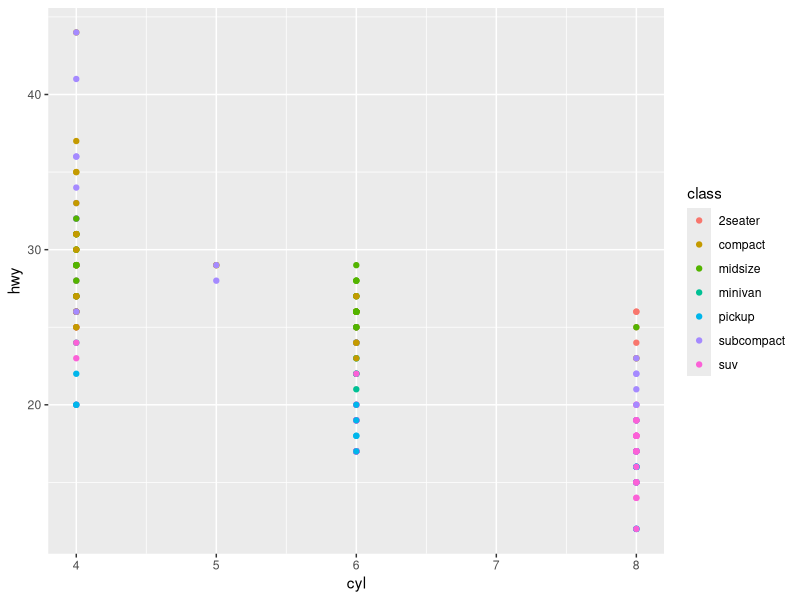
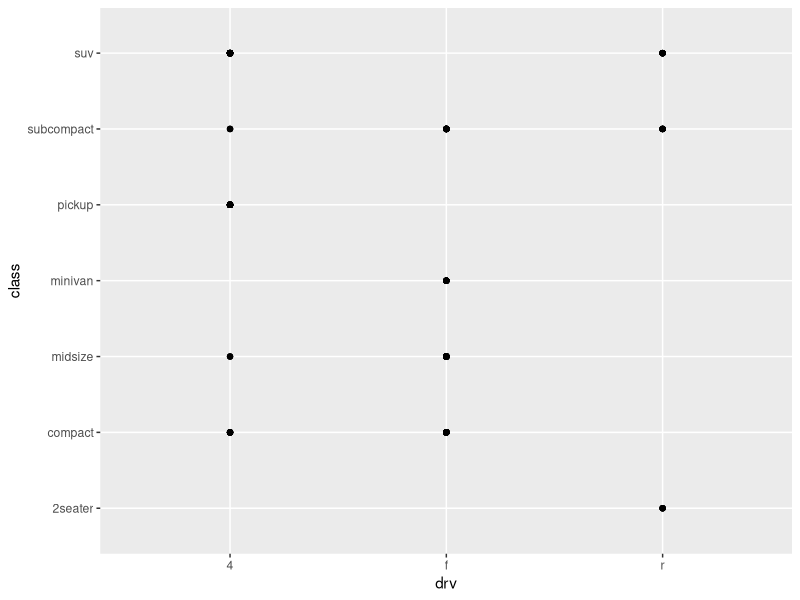
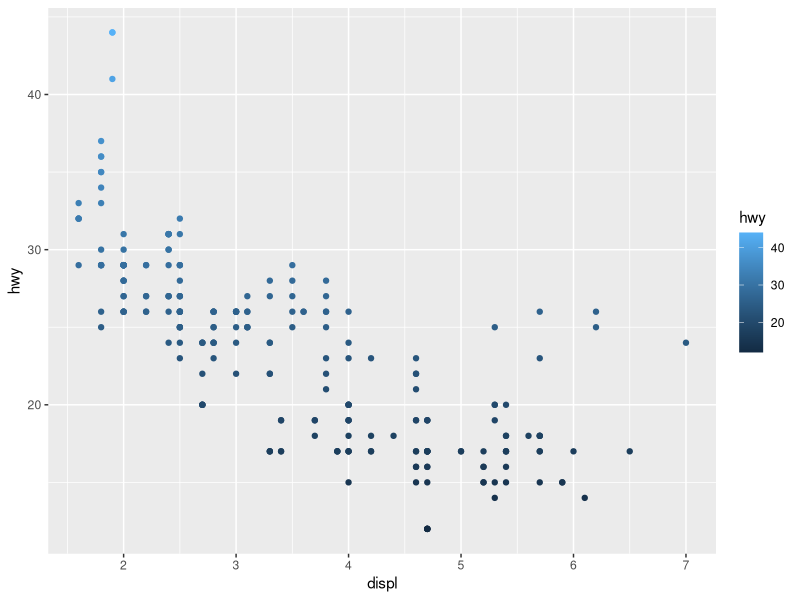
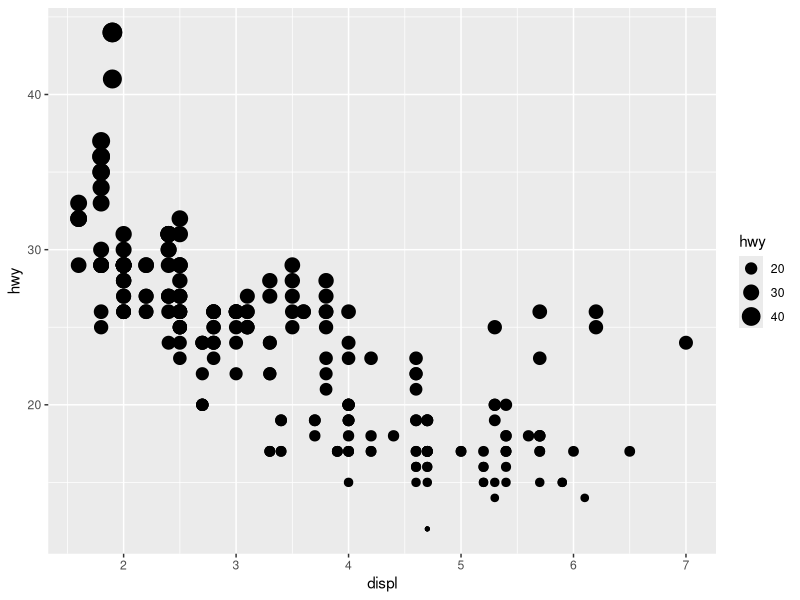
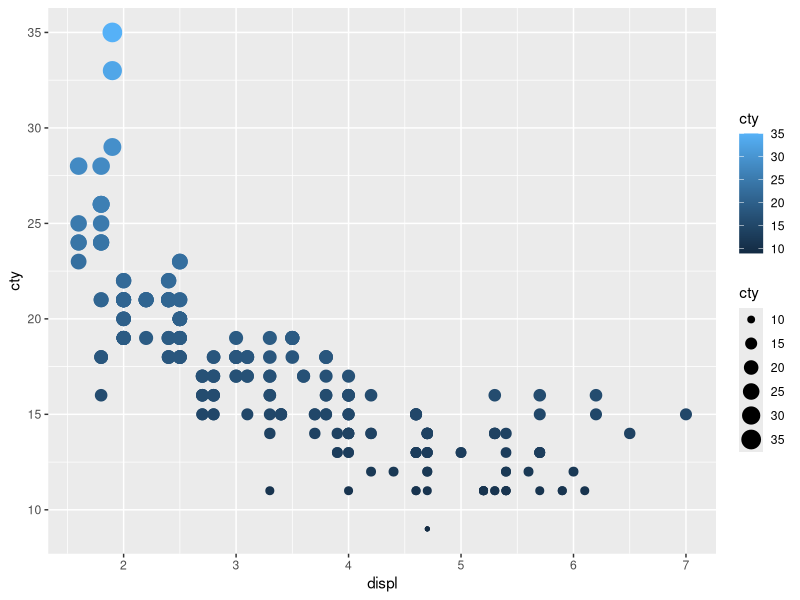
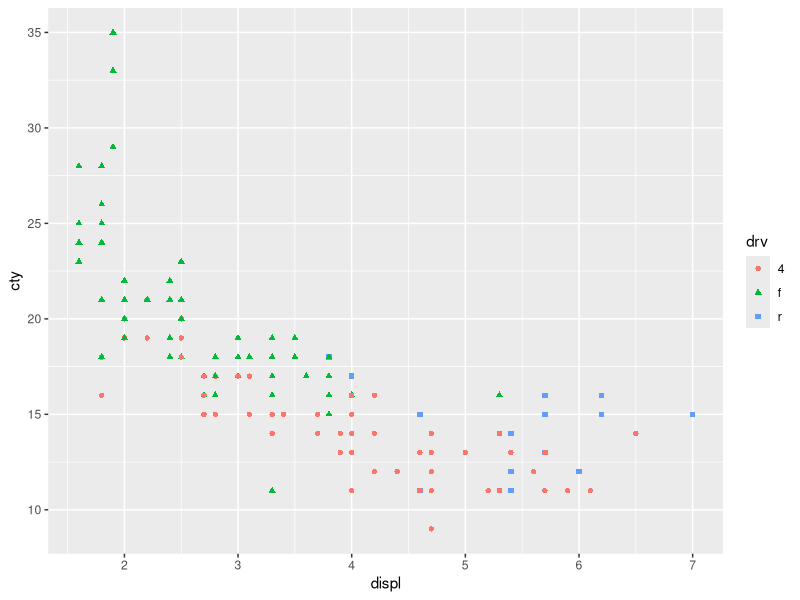
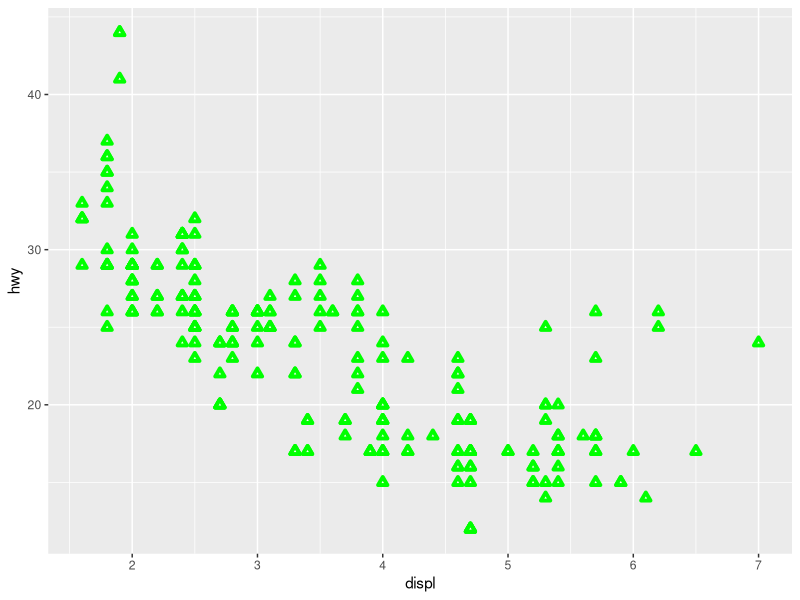
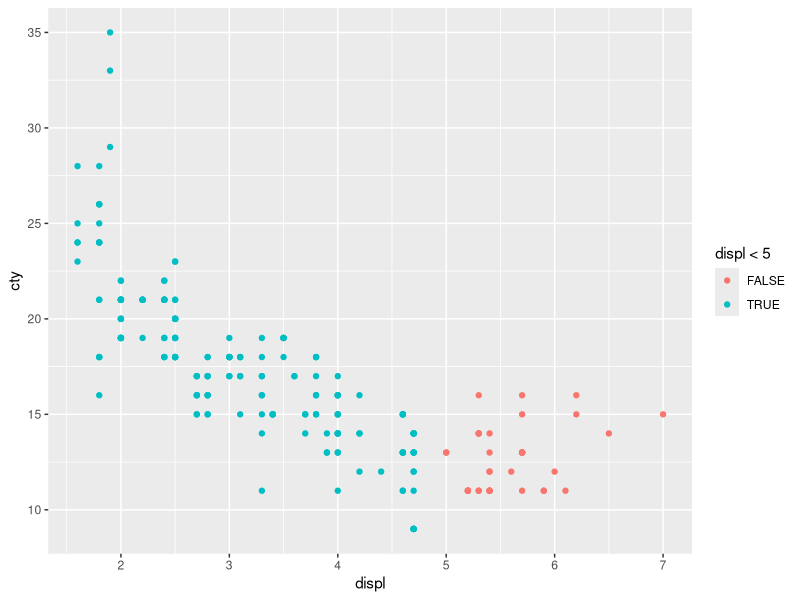

The R script that drew these images, in order:
## ---- chunk 1
knitr::opts_chunk$set(echo = TRUE, error=FALSE, message=FALSE, warning=FALSE, comment= ' ')
## ---- chunk 2
library(tidyverse);
## ---- chunk 3
ggplot(data = mpg) +
  geom_point(mapping = aes(x = cyl , y = hwy, color = class))
## ---- chunk 4
ggplot(data = mpg) +
  geom_point(mapping = aes(x = drv, y = class))
## ---- chunk 5
ggplot(data = mpg) +
  geom_point(mapping = aes(x = displ, y = hwy, color = hwy)) 
## ---- chunk 6
ggplot(data = mpg) +
  geom_point(mapping = aes(x = displ, y = hwy, size = hwy)) 
## ---- chunk 7
ggplot(data = mpg) +
  geom_point(mapping = aes(x = displ, y = cty, color = cty, size = cty))
## ---- chunk 8
ggplot(data = mpg) +
  geom_point(mapping = aes(x = displ, y = cty, shape = drv, color = drv))
## ---- chunk 9
ggplot(data = mpg) +
  geom_point(mapping = aes(x = displ, y = hwy), shape = 24,
             fill = 'white', size = 1, stroke = 2, color = 'green')
## ---- chunk 10
ggplot(data = mpg) +
  geom_point(mapping = aes(x = displ, y = cty, color = displ < 5))
## ---- chunk 11
ggplot(data = mpg) + 
  geom_point(mapping = aes(x = displ, y = hwy)) +
  facet_grid(drv ~ .)
## ---- chunk 12
ggplot(data = mpg) + 
  geom_point(mapping = aes(x = displ, y = hwy)) +
  facet_grid(. ~ cyl)
## ---- chunk 13
ggplot(data = mpg) + 
  geom_point(mapping = aes(x = displ, y = hwy)) + 
  facet_wrap(~ class, nrow = 2)
## ---- chunk 14
ggplot(data = mpg, mapping = aes(x = displ, y = hwy)) + 
  geom_point() + 
  geom_smooth()

ggplot() + 
  geom_point(data = mpg, mapping = aes(x = displ, y = hwy)) + 
  geom_smooth(data = mpg, mapping = aes(x = displ, y = hwy))
## ---- chunk 15
ggplot(data = mpg, mapping = aes(y = hwy, x = displ)) + 
  geom_point() +
  geom_smooth(se = FALSE)
## ---- chunk 16
ggplot(data = mpg, mapping = aes(x = displ, y = hwy)) +
  geom_smooth(mapping = aes(group = drv), se = FALSE) +
  geom_point()
## ---- chunk 17
ggplot(data = mpg, mapping = aes(x = displ, y = hwy, color = drv)) +
  geom_point() +
  geom_smooth(se = FALSE)
## ---- chunk 18
ggplot(data = mpg, mapping = aes(x = displ, y = hwy)) +
  geom_point(aes(colour = drv)) +
  geom_smooth(se = FALSE)
## ---- chunk 19
ggplot(data = mpg, mapping = aes(y = hwy, x = displ)) + 
  geom_point(mapping = aes(color = drv)) +
  geom_smooth(mapping = aes(linetype = drv), se = FALSE)
## ---- chunk 20
ggplot(data = mpg, mapping = aes(y = hwy, x = displ)) + 
  geom_point(mapping = aes(fill = drv), color = 'white', stroke = 2, shape = 21)
## ---- chunk 21
ggplot(data = diamonds) +
  geom_pointrange(
    mapping = aes(x = cut, y = depth),
    stat = "summary"
  )
    ## > No summary function supplied, defaulting to `mean_se()
## ---- chunk 22
ggplot(data = diamonds) +
  geom_pointrange(
    mapping = aes(x = cut, y = depth),
    stat = "summary",
    fun.ymin = min,
    fun.ymax = max,
    fun.y = median)
## ---- chunk 23
ggplot(data = diamonds) + 
  geom_bar(mapping = aes(x = cut, fill = cut))
## ---- chunk 24
ggplot(data = diamonds) + 
  geom_col(mapping = aes(x = color, y= price))
## ---- chunk 25
ggplot(data = diamonds) + 
  geom_bar(mapping = aes(x = cut, y = ..prop..))
## ---- chunk 26
ggplot(data = diamonds) + 
  geom_bar(mapping = aes(x = cut, y = ..prop.., group = 1))
## ---- chunk 27
ggplot(data = mpg, mapping = aes(x = cty, y = hwy)) + 
  geom_point()
## ---- chunk 28
ggplot(data = mpg, mapping = aes(x = cty, y = hwy)) +
  geom_jitter()
## ---- chunk 29
ggplot(data = mpg, mapping = aes(x = cty, y = hwy)) +
  geom_jitter(height = 0)
## ---- chunk 30
ggplot(data = mpg, mapping = aes(x = cty, y = hwy)) +
  geom_jitter(height = 0)
## ---- chunk 31
ggplot(data = mpg, mapping = aes(x = cty, y = hwy)) +
  geom_count(height = 0)
## ---- chunk 32
ggplot(data = mpg, aes(x = "", fill = drv)) +
  geom_bar()
## ---- chunk 33
ggplot(data = mpg, aes(x = "", fill = drv)) +
  geom_bar(width = 1) +
  coord_polar(theta = "y")
## ---- chunk 34
ggplot(data = mpg, mapping = aes(x = displ, y = cty, color = class)) +
  geom_point() +
  labs(
    title = "O consumo de combustível na cidade",
    subtitle = "Motores com maior cilindrada têm maior consumo",
    caption = "Fonte: fueleconomy.gov",
    x = "Volume de Deslocamento do Motor (l)",
    y = "Consumo na Cidade (mpg)")
## ---- chunk 35
label <- tibble(
  displ = Inf,
  hwy = Inf,
  label = "Teste")

ggplot(mpg, aes(displ, hwy)) +
  geom_point() +
  geom_text(aes(label = label),
    data = label, vjust = "top", hjust = "right", size = 2) +
  facet_wrap(~class)
## ---- chunk 36
label <- tibble(
  displ = Inf,
  hwy = Inf,
  class = "compact",
  label = "Teste Compacto")

ggplot(mpg, aes(displ, hwy)) +
  geom_point() +
  geom_text(aes(label = label), data = label, vjust = "top", hjust = "right", size = 2) +
  facet_wrap(~class)
## ---- chunk 37
label <- tibble(
  displ = Inf,
  hwy = Inf,
  class = unique(mpg$class),
  label = paste0("Teste para ", class))

ggplot(mpg, aes(displ, hwy)) +
  geom_point() +
  geom_text(aes(label = label), data = label, vjust = "top", hjust = "right", size = 2) +
  facet_wrap(~class)
## ---- chunk 38
ggplot(diamonds, aes(carat, price)) +
  geom_point(aes(color = cut), alpha = 1/20)
## ---- chunk 39
ggplot(diamonds, aes(carat, price)) +
  geom_point(aes(color = cut), alpha = 1/20) +
  guides(color = guide_legend(nrow = 5, override.aes = list(alpha = 1)))
